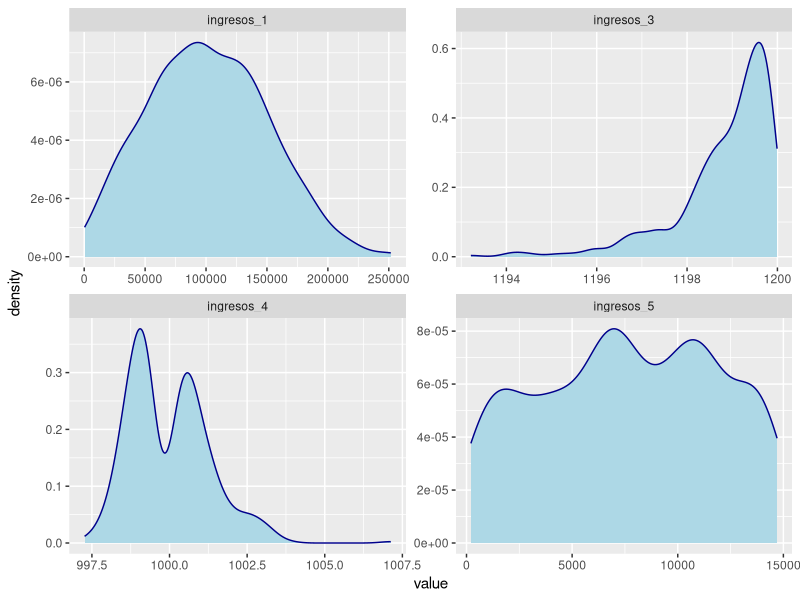
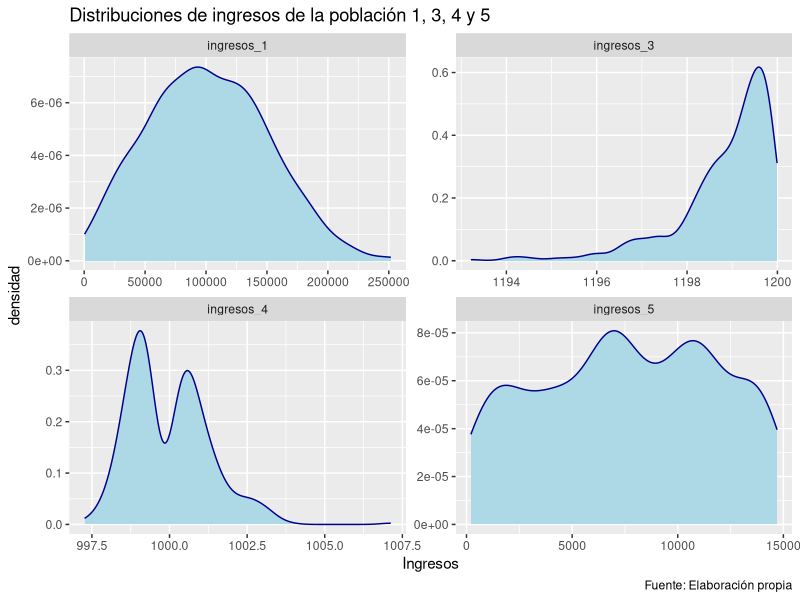
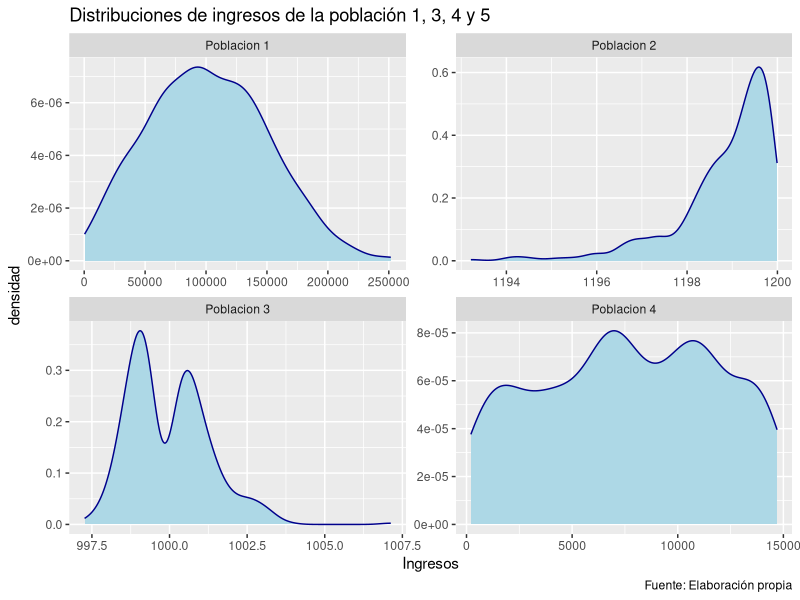

The R script that drew these images, in order:
#TALLER 2 CLASE 2

#CAPA FACET

#La base "ingresos.xlsx", contiene las variables "ingresos_1", "ingresos_2", "ingresos_3", "ingresos_4", "ingresos_5" 
#que contiene los ingresos percibidos por 5 grupos de población y el "genero".

#En el taller 1 en el punto a representaste un gráfico de densidad para cada una de las variables
#de ingreso de las poblaciones y las pegaste de forma manual en el tablero de miro.  Ahora:

#a Realiza un gráfico de densidad y agrega la capa facet en el en que los subgraficos serán los gráfico de densidad de
#las distribuciones de ingresos de cada uno de los grupos de población (ingresos_1", "ingresos_3", "ingresos_4", "ingresos_5).

#Nota: Ten en cuenta la función vista en clase (melt).
library(ggplot2)
library(readxl)
library(dplyr)
install.packages("reshape2")
library(reshape2)#Libreria para poder usar la función melt

datos <- read_excel("ingresos.xlsx", sheet = 1)
datos_largo <- melt(datos, id.vars = "genero")
# clase de dato
class(datos_largo)
ggplot(
  # data layer
  datos_largo, 
  # aesthetic layer
  aes(value)) +
  # geometry layer
  geom_density(color="darkblue", fill="lightblue") + 
  # facets layer - subgraphics
  facet_wrap(~variable, scales = "free")

#Además como ya conoces otras funciones, agrega títulos 
#y modifica los nombres de los ejes de las variables en tu visualización.

ggplot(datos_largo, aes(value)) + 
  geom_density(color="darkblue", fill="lightblue", ) + 
  facet_wrap(~variable, scales = "free") +
  # titles and 
  labs(title = "Distribuciones de ingresos de la población 1, 3, 4 y 5",
       caption = "Fuente: Elaboración propia") +
  # rename axis
  xlab("Ingresos") +
  ylab("densidad")


#Pero hay algo más que puedes mejorar..., cambia los nombres de los 
#subtitulos en tu gráfico 
#Puedes realizar este cambio de diferentes maneras, una forma ráida y fácil es
#modificar la variable empleando la función "recode" del paquete "dplyr"
datos_largo$variable <- recode(datos_largo$variable,
                               "ingresos_1" = "Poblacion 1",
                               "ingresos_3" = "Poblacion 2",
                               "ingresos_4" = "Poblacion 3",
                               "ingresos_5" = "Poblacion 4")

ggplot(datos_largo, aes(value)) + 
  geom_density(color="darkblue", fill="lightblue", ) + 
  facet_wrap(~variable, scales = "free") +
  labs(title = "Distribuciones de ingresos de la población 1, 3, 4 y 5",
       caption = "Fuente: Elaboración propia") +
  xlab("Ingresos") +
  ylab("densidad")
#Nuestro gráfico ha mejorado mucho más, parece un gráfico profesional!!!! 